Frame 1 (no input): blank canvas, image omitted
Frame 60 (no input): blank canvas, image omitted
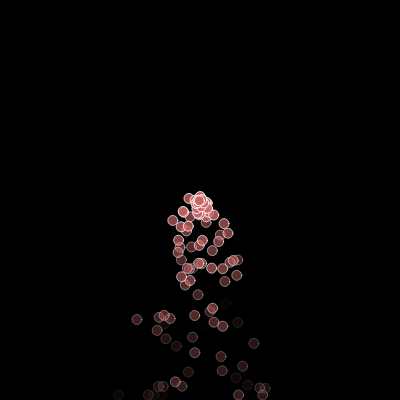
Frame 120 (the mouse pressed at the canvas centre since frame 60)

The p5.js sketch whose frames 1 and 60 were blank and that drew this single picture after the mouse press (run headless with seeded random() and noise() and a simulated clock; from frame 60 on, the mouse is pressed at the canvas centre):

// p5.js sketch
// ── sketch.js

let particles = [];
let emitters = [];

function setup(){
  // setup_draw_one_system();
  setup_draw_systems();
}
function draw() {
  // draw_one_system();
  draw_systems();
}

function setup_draw_one_system() {
  createCanvas(400, 400);
}


function mousePressed(){
  emitters.push(new Emitter(mouseX, mouseY))
}

function setup_draw_systems() {
  createCanvas(400, 400);
  // emitter = new Emitter(200, 20);
}



function draw_one_system() {
  background(0);

  for (let i = 0; i < 1; i++) {
    particles.push(new Particle(200, 20, 5, 1));
  }

  for (let particle of particles) {

    let gravity = createVector(0, 0.2);
    particle.applyForce(gravity);

    // mover.friction();
    particle.update();
    particle.check_edges();
    particle.show();
  }

  for (let i=particles.length - 1; i > 0; --i){
    if (particles[i].lifetime < 0) {
      particles.splice(i, 1)
    }
  }
}

function draw_systems(){
  background(0);
  for (let emitter of emitters) {
      emitter.emit(2);
      emitter.show();
      emitter.update();
  }

}
// ── emitter.js

class Emitter{
    constructor(x, y) {
        this.position = createVector(x, y);
        this.particles = [];
    }

    emit(num) {
        for (let i=0; i<num; ++i){
            this.particles.push(new Particle(this.position.x, this.position.y, 5, 1))
        }
    }

    update() {  // go through all the particles.
        this.position = createVector(mouseX, mouseY);
        for (let particle of this.particles) {
            let gravity = createVector(0, 0.2);
            particle.applyForce(gravity);

            // mover.friction();
            particle.update();
            particle.check_edges();
            particle.show();
        }

        for (let i = this.particles.length - 1; i > 0; --i) {
            if (this.particles[i].lifetime < 0) {
                this.particles.splice(i, 1)
            }

        }
    }

    show() {
        for (let particle of particles) {
            particle.show();
            }
        }
}
// ── particle.js

class Particle {

  constructor(x, y, r, m){
    this.pos = createVector(x, y);
    this.vel = p5.Vector.random2D();
    this.vel.mult(random(0.5,2))
    this.acc = createVector(0, 0);
    this.r = r;  // radius
    this.m = m;  // mass
    this.lifetime = 255; // we choose this number because we want to tie the lifetime to the transparancy
    // the objects starts fully opaque and then fades away.
  }

  applyForce(force){
    this.acc.add(p5.Vector.div(force, this.m));  // avoiding using .div method which will change the force value and make it useless for other methods.
  }

  update(){
    this.vel.add(this.acc);
    this.pos.add(this.vel);
    this.acc.set(0, 0);
    this.lifetime -= 5;
  }

  show(){
    strokeWeight(1);
    stroke(255, alpha=this.lifetime);
    fill(200, 100, 100, alpha=this.lifetime);
    ellipse(this.pos.x, this.pos.y, this.r * 2, this.r * 2);
  }

  check_edges(){
    if (this.pos.y >= height - 1 * this.r) {
        this.pos.y = height - this.r;
        this.vel.y *= -1;
    }
    if (this.pos.x >= width - 1 * this.r) {
      this.pos.x = width - this.r;
      this.vel.x *= -1;
    }
    if (this.pos.x <= 1 * this.r) {
      this.pos.x = this.r;
      this.vel.x *= -1;
    }
  }

  friction() {
    let diff = height - (this.pos.y + this.r)
    if (diff < 1) {
      this.vel.mult(0.95);
    }
    // ideally, the friction should be computed by its law: Friction Force = Normal * unit veocity vector * coefficient.
  }

  drag() {
    let drag = this.vel.copy();
    drag.normalize().mult(-1);
    let speed = this.vel.mag();
    drag.mult(speed * speed * drag_coef);
    this.applyForce(drag);

  }

}
